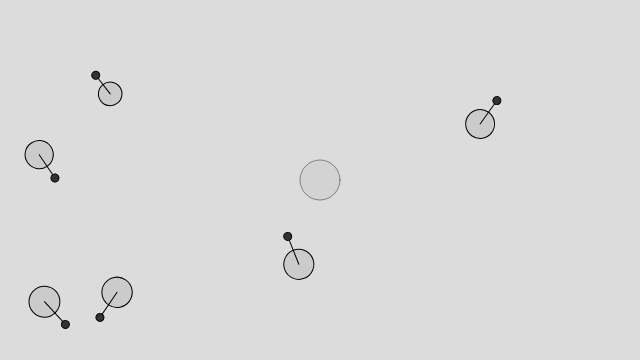
Frame 1 (no input)
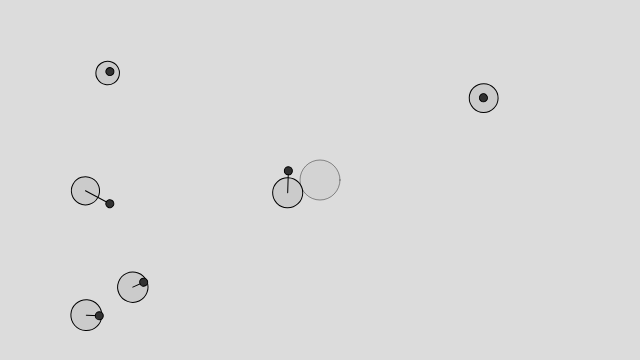
Frame 60 (no input)
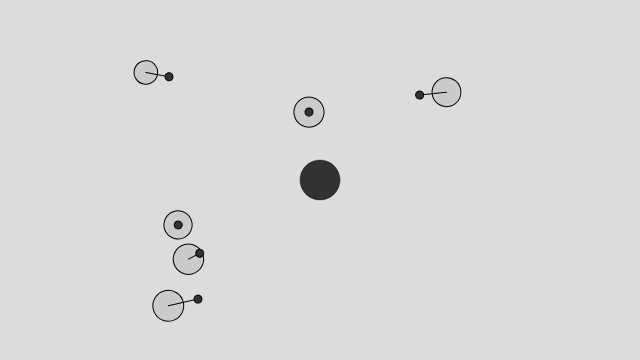
Frame 120 (the mouse pressed at the canvas centre since frame 60)

The p5.js sketch that drew these frames (run headless with seeded random() and noise() and a simulated clock; from frame 60 on, the mouse is pressed at the canvas centre):

// p5.js sketch
// ── sketch.js
// The Nature of Code
// Daniel Shiffman
// http://natureofcode.com

// Attraction Array with Oscillating objects around each Crawler

// Click and drag attractive body to move throughout space

let crawlers = [];
let a;

function setup() {
  createCanvas(640, 360);
  // Some random bodies
  for (let i = 0; i < 6; i++) {
    crawlers[i] = new Crawler();
  }
  // Create an attractive body
  a = new Attractor(createVector(width / 2, height / 2), 20, 0.4);
}

function draw() {
  background(220);
  a.rollingover(mouseX, mouseY);
  a.go();

  for (let i = 0; i < crawlers.length; i++) {
    // Calculate a force exerted by "attractor" on "Crawler"
    let f = a.attract(crawlers[i]);
    // Apply that force to the Crawler
    crawlers[i].applyForce(f);
    // Update and render
    crawlers[i].update();
    crawlers[i].display();
  }


}

function mousePressed() {
  a.clicked(mouseX, mouseY);
}

function mouseReleased() {
  a.stopDragging();
}
// ── attractor.js
// The Nature of Code
// Daniel Shiffman
// http://natureofcode.com

// Attraction

// A class for a draggable attractive body in our world

class Attractor {

  constructor(pos, mass, g) {
    this.pos = pos.copy();
    this.mass = mass;
    this.G = g;
    this.dragOffset = createVector(0.0, 0.0);
    this.dragging = false;
    this.rollover = false;
  }

  go() {
    this.render();
    this.drag();
  }

  attract(crawler) {
    let dir = p5.Vector.sub(this.pos, crawler.pos); // Calculate direction of force
    let d = dir.mag(); // Distance between objects
    d = constrain(d, 5.0, 25.0); // Limiting the distance to eliminate "extreme" results for very close or very far objects
    dir.normalize(); // Normalize vector (distance doesn't matter here, we just want this vector for direction)
    let force = (this.G * this.mass * crawler.mass) / (d * d); // Calculate gravitional force magnitude
    dir.mult(force); // Get force vector --> magnitude * direction
    return dir;
  }

  // Method to display
  render() {
    ellipseMode(CENTER);
    stroke(0, 100);
    if (this.dragging) fill(50);
    else if (this.rollover) fill(100);
    else fill(175, 50);
    ellipse(this.pos.x, this.pos.y, this.mass * 2, this.mass * 2);
  }

  // The methods below are for mouse interaction
  clicked(mx, my) {
    let d = dist(mx, my, this.pos.x, this.pos.y);
    if (d < this.mass) {
      this.dragging = true;
      this.dragOffset.x = this.pos.x - mx;
      this.dragOffset.y = this.pos.y - my;
    }
  }

  rollingover(mx, my) {
    let d = dist(mx, my, this.pos.x, this.pos.y);
    if (d < this.mass) {
      this.rollover = true;
    } else {
      this.rollover = false;
    }
  }

  stopDragging() {
    this.dragging = false;
  }



  drag() {
    if (this.dragging) {
      this.pos.x = mouseX + this.dragOffset.x;
      this.pos.y = mouseY + this.dragOffset.y;
    }
  }

}
// ── crawler.js
// The Nature of Code
// Daniel Shiffman
// http://natureofcode.com

// Attraction

// A class to describe a thing in our world, has vectors for position, velocity, and acceleration
// Also includes scalar values for mass, maximum velocity, and elasticity

class Crawler {

  constructor() {
    this.acc = createVector();
    this.vel = createVector(random(-1, 1), random(-1, 1));
    this.pos = createVector(random(width), random(height));
    this.mass = random(8, 16);
    this.osc = new Oscillator(this.mass * 2);
  }

  applyForce(force) {
    let f = force.copy();
    f.div(this.mass);
    this.acc.add(f);
  }

  // Method to update position
  update() {
    this.vel.add(this.acc);
    this.pos.add(this.vel);
    // Multiplying by 0 sets the all the components to 0
    this.acc.mult(0);
    this.osc.update(this.vel.mag() / 10);
  }

  // Method to display
  display() {
    let angle = this.vel.heading();
    push();
    translate(this.pos.x, this.pos.y);
    rotate(angle);
    ellipseMode(CENTER);
    stroke(0);
    fill(175, 100);
    ellipse(0, 0, this.mass * 2, this.mass * 2);
    this.osc.display(this.pos);
    pop();
  }
}
// ── oscillator.js
// The Nature of Code
// Daniel Shiffman
// http://natureofcode.com

// Attraction Array with Oscillating objects around each thing

class Oscillator {

  constructor(r) {

    // Initialize randomly
    this.theta = 0;
    this.amplitude = r;
  }

  // Update theta and offset
  update(thetaVel) {
    this.theta += thetaVel;
  }

  // Display based on a position
  display(pos) {
    let x = map(cos(this.theta), -1, 1, 0, this.amplitude);
    stroke(0);
    fill(50);
    line(0, 0, x, 0);
    ellipse(x, 0, 8, 8);
  }
}
